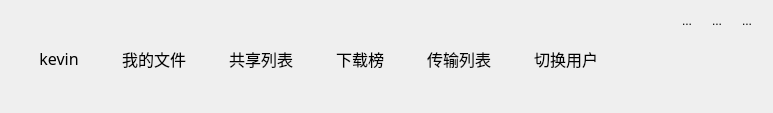
<?xml version="1.0" encoding="UTF-8"?>
<ui version="4.0">
 <class>ButtonGroup</class>
 <widget class="QWidget" name="ButtonGroup">
  <property name="geometry">
   <rect>
    <x>0</x>
    <y>0</y>
    <width>773</width>
    <height>113</height>
   </rect>
  </property>
  <property name="windowTitle">
   <string>Form</string>
  </property>
  <widget class="QWidget" name="widget_2" native="true">
   <property name="geometry">
    <rect>
     <x>630</x>
     <y>10</y>
     <width>129</width>
     <height>97</height>
    </rect>
   </property>
   <layout class="QVBoxLayout" name="verticalLayout">
    <property name="spacing">
     <number>0</number>
    </property>
    <property name="leftMargin">
     <number>0</number>
    </property>
    <property name="topMargin">
     <number>0</number>
    </property>
    <property name="rightMargin">
     <number>0</number>
    </property>
    <property name="bottomMargin">
     <number>0</number>
    </property>
    <item>
     <widget class="QWidget" name="widget_3" native="true">
      <layout class="QHBoxLayout" name="horizontalLayout_2">
       <property name="leftMargin">
        <number>0</number>
       </property>
       <property name="topMargin">
        <number>0</number>
       </property>
       <property name="rightMargin">
        <number>0</number>
       </property>
       <property name="bottomMargin">
        <number>0</number>
       </property>
       <item>
        <spacer name="horizontalSpacer">
         <property name="orientation">
          <enum>Qt::Horizontal</enum>
         </property>
         <property name="sizeHint" stdset="0">
          <size>
           <width>40</width>
           <height>20</height>
          </size>
         </property>
        </spacer>
       </item>
       <item>
        <widget class="QToolButton" name="min">
         <property name="text">
          <string>...</string>
         </property>
         <property name="icon">
          <iconset resource="images/res.qrc">
           <normaloff>:/title_min.png</normaloff>:/title_min.png</iconset>
         </property>
         <property name="iconSize">
          <size>
           <width>30</width>
           <height>30</height>
          </size>
         </property>
         <property name="autoRaise">
          <bool>true</bool>
         </property>
        </widget>
       </item>
       <item>
        <widget class="QToolButton" name="max">
         <property name="text">
          <string>...</string>
         </property>
         <property name="icon">
          <iconset resource="images/res.qrc">
           <normaloff>:/title_max.png</normaloff>:/title_max.png</iconset>
         </property>
         <property name="iconSize">
          <size>
           <width>30</width>
           <height>30</height>
          </size>
         </property>
         <property name="autoRaise">
          <bool>true</bool>
         </property>
        </widget>
       </item>
       <item>
        <widget class="QToolButton" name="close">
         <property name="text">
          <string>...</string>
         </property>
         <property name="icon">
          <iconset resource="images/res.qrc">
           <normaloff>:/title_close.png</normaloff>:/title_close.png</iconset>
         </property>
         <property name="iconSize">
          <size>
           <width>30</width>
           <height>30</height>
          </size>
         </property>
         <property name="autoRaise">
          <bool>true</bool>
         </property>
        </widget>
       </item>
      </layout>
     </widget>
    </item>
    <item>
     <spacer name="verticalSpacer">
      <property name="orientation">
       <enum>Qt::Vertical</enum>
      </property>
      <property name="sizeHint" stdset="0">
       <size>
        <width>20</width>
        <height>75</height>
       </size>
      </property>
     </spacer>
    </item>
   </layout>
  </widget>
  <widget class="QWidget" name="btns_wg" native="true">
   <property name="geometry">
    <rect>
     <x>10</x>
     <y>10</y>
     <width>622</width>
     <height>97</height>
    </rect>
   </property>
   <layout class="QHBoxLayout" name="horizontalLayout">
    <property name="leftMargin">
     <number>0</number>
    </property>
    <property name="topMargin">
     <number>0</number>
    </property>
    <property name="rightMargin">
     <number>0</number>
    </property>
    <property name="bottomMargin">
     <number>0</number>
    </property>
    <item>
     <widget class="QToolButton" name="login_usr">
      <property name="font">
       <font>
        <family>华文琥珀</family>
        <pointsize>12</pointsize>
       </font>
      </property>
      <property name="text">
       <string>kevin</string>
      </property>
      <property name="icon">
       <iconset resource="images/res.qrc">
        <normaloff>:/title_user.png</normaloff>:/title_user.png</iconset>
      </property>
      <property name="iconSize">
       <size>
        <width>70</width>
        <height>70</height>
       </size>
      </property>
      <property name="toolButtonStyle">
       <enum>Qt::ToolButtonTextUnderIcon</enum>
      </property>
      <property name="autoRaise">
       <bool>true</bool>
      </property>
     </widget>
    </item>
    <item>
     <widget class="QToolButton" name="myfile">
      <property name="font">
       <font>
        <family>华文琥珀</family>
        <pointsize>12</pointsize>
       </font>
      </property>
      <property name="text">
       <string>我的文件</string>
      </property>
      <property name="icon">
       <iconset resource="images/res.qrc">
        <normaloff>:/tile_file.png</normaloff>:/tile_file.png</iconset>
      </property>
      <property name="iconSize">
       <size>
        <width>50</width>
        <height>50</height>
       </size>
      </property>
      <property name="toolButtonStyle">
       <enum>Qt::ToolButtonTextUnderIcon</enum>
      </property>
      <property name="autoRaise">
       <bool>true</bool>
      </property>
     </widget>
    </item>
    <item>
     <widget class="QToolButton" name="sharelist">
      <property name="font">
       <font>
        <family>华文琥珀</family>
        <pointsize>12</pointsize>
       </font>
      </property>
      <property name="text">
       <string>共享列表</string>
      </property>
      <property name="icon">
       <iconset resource="images/res.qrc">
        <normaloff>:/title_share.png</normaloff>:/title_share.png</iconset>
      </property>
      <property name="iconSize">
       <size>
        <width>50</width>
        <height>50</height>
       </size>
      </property>
      <property name="toolButtonStyle">
       <enum>Qt::ToolButtonTextUnderIcon</enum>
      </property>
      <property name="autoRaise">
       <bool>true</bool>
      </property>
     </widget>
    </item>
    <item>
     <widget class="QToolButton" name="download">
      <property name="font">
       <font>
        <family>华文琥珀</family>
        <pointsize>12</pointsize>
       </font>
      </property>
      <property name="text">
       <string>下载榜</string>
      </property>
      <property name="icon">
       <iconset resource="images/res.qrc">
        <normaloff>:/tile_hot.png</normaloff>:/tile_hot.png</iconset>
      </property>
      <property name="iconSize">
       <size>
        <width>50</width>
        <height>50</height>
       </size>
      </property>
      <property name="toolButtonStyle">
       <enum>Qt::ToolButtonTextUnderIcon</enum>
      </property>
      <property name="autoRaise">
       <bool>true</bool>
      </property>
     </widget>
    </item>
    <item>
     <widget class="QToolButton" name="transform">
      <property name="font">
       <font>
        <family>华文琥珀</family>
        <pointsize>12</pointsize>
       </font>
      </property>
      <property name="text">
       <string>传输列表</string>
      </property>
      <property name="icon">
       <iconset resource="images/res.qrc">
        <normaloff>:/title_data.png</normaloff>:/title_data.png</iconset>
      </property>
      <property name="iconSize">
       <size>
        <width>50</width>
        <height>50</height>
       </size>
      </property>
      <property name="toolButtonStyle">
       <enum>Qt::ToolButtonTextUnderIcon</enum>
      </property>
      <property name="autoRaise">
       <bool>true</bool>
      </property>
     </widget>
    </item>
    <item>
     <widget class="QToolButton" name="switchuser">
      <property name="font">
       <font>
        <family>华文琥珀</family>
        <pointsize>12</pointsize>
       </font>
      </property>
      <property name="text">
       <string>切换用户</string>
      </property>
      <property name="icon">
       <iconset resource="images/res.qrc">
        <normaloff>:/title_change.png</normaloff>:/title_change.png</iconset>
      </property>
      <property name="iconSize">
       <size>
        <width>50</width>
        <height>50</height>
       </size>
      </property>
      <property name="toolButtonStyle">
       <enum>Qt::ToolButtonTextUnderIcon</enum>
      </property>
      <property name="autoRaise">
       <bool>true</bool>
      </property>
     </widget>
    </item>
   </layout>
  </widget>
 </widget>
 <resources>
  <include location="images/res.qrc"/>
  <include location="images/res.qrc"/>
  <include location="images/res.qrc"/>
 </resources>
 <connections/>
</ui>
